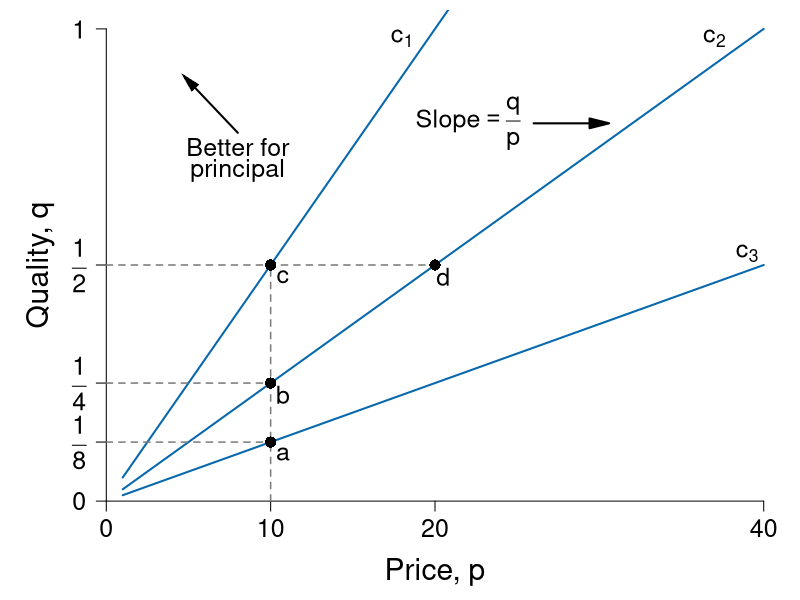

Here is the R script that generated this plot:
require(ggplot2)
require(shape)
pdf(file = "information_power/principal_isoprofit.pdf", width = 9, height = 7)

#Set parameters for graphics
axislabelsize <- 1.8
labelsize <- 1.5
namesize <- 1.8
annotatesize <- 1.5
graphlinewidth <- 2
segmentlinewidth <- 1.5

COL <- c("#7fc97f", "#beaed4", "#fdc086", "#ffff99", "#386cb0", "#f0027f", "#bf5b17", "#666666")
COLA <- c("#e0f3db", "#99d8c9","#66c2a4","#41ae76", "#238b45", "#005824")
COLB <- c("#c6dbef", "#4eb3d3", "#2b8cbe", "#0868ac","#084081")
COLC <- c("#fcfbfd", "#efedf5", "#dadaeb", "#bcbddc", "#9e9ac8", "#807dba", "#6a51a3", "#54278f", "#3f007d")
grays <- gray.colors(25, start = 1, end = 0)

solowCondition <- function(p, delta = 5, slope = 8){
  (p*(1/(slope*delta)))
}

par(mar =  c(4, 4, 0.5, 0.5))
xlims <- c(0, 40)
ylims <- c(0, 1)


plot(0, 0, xlim = xlims, ylim = ylims, type = "n",
     xlab = "",
     ylab = "",
     xaxt = "n", yaxt = "n", cex.lab = axislabelsize, bty = "n")

npts <- 500 
npts2 <- 501
#Specify the sequences of points for graphing. 
xx1 <- seq(10, xlims[2], length.out = npts)
xx2 <- seq(1, xlims[2], length.out = npts)

#Draw the lines for the graphs
lines(xx2, solowCondition(xx2, delta = 5, slope = 4), col = COLB[4], lwd = graphlinewidth)
lines(xx2, solowCondition(xx2, delta = 5), col = COLB[4], lwd = graphlinewidth)
lines(xx2, solowCondition(xx2, delta = 5, slope = 16), col = COLB[4], lwd = graphlinewidth)

#Customize ticks and labels for the plot
ticksy <- c(0, 0.125, 0.25, 0.5, 1)
ylabels <- c(0, expression(paste(frac(1,8))),expression(paste(frac(1,4))),expression(paste(frac(1,2))), 1)
ticksx <- c(0, 10, 20, 40)
xlabels <- c(0, 10, 20, 40)
axis(1, at = ticksx, pos = 0, labels = xlabels, cex.axis = annotatesize)
axis(2, at = ticksy, pos = 0, labels = ylabels, las = 1, cex.axis = annotatesize)

mtext(expression(paste("Price, ", p)), side=1, line = 2.5, cex = axislabelsize)
text(-4, ylims[2] - 0.5*(ylims[2] - ylims[1]), expression(paste("Quality, ", q)), xpd = TRUE, cex = axislabelsize, srt = 90) 


#Annotation of the three graphs and the NE
# text(18, 0.98, expression(paste(pi[3])), cex = annotatesize)
# text(37, 0.98, expression(paste(pi[2])), cex = annotatesize)
# text(39, 0.525, expression(paste(pi[1])), cex = annotatesize)
text(18, 0.98, expression(paste(c[1])), cex = annotatesize)
text(37, 0.98, expression(paste(c[2])), cex = annotatesize)
text(39, 0.525, expression(paste(c[3])), cex = annotatesize)

#Lines for the coordinates of the Nash equilbrium
segments(0, 0.5, 20, 0.5, lty = 2, col = grays[20], lwd = segmentlinewidth)
segments(10, 0, 10, 0.5, lty = 2, col = grays[20], lwd = segmentlinewidth)
segments(0, 0.25, 10, 0.25, lty = 2, col = grays[20], lwd = segmentlinewidth)
segments(0, 0.125, 10, 0.125, lty = 2, col = grays[20], lwd = segmentlinewidth)

#Add a point for the NE
points(20, 0.5, pch = 16, col = "black", cex = 1.5)
text(20 + 0.5, 0.5 - 0.025, expression(paste(d)), cex = annotatesize)

points(10, 0.5, pch = 16, col = "black", cex = 1.5)
text(10 + 0.75, 0.5 - 0.025, expression(paste(c)), cex = annotatesize)

points(10, 0.25, pch = 16, col = "black", cex = 1.5)
text(10 + 0.75, 0.25  - 0.025, expression(paste(b)), cex = annotatesize)

points(10, 0.125, pch = 16, col = "black", cex = 1.5)
text(10 + 0.75, 0.125 - 0.025, expression(paste(a)), cex = annotatesize)

#Arrow to Slope of BRF
# Arrows(14.2, 0.12, 12.2, 0.12, col = "black", lty = 1, lwd = 2, arr.type = "triangle")
# text(16.8, 0.12, expression(paste("Slope = ", q[p])))

#Arrow to Slope of isoprofit
Arrows(26, 0.80, 30, 0.80, col = "black", lty = 1, lwd = 2, arr.type = "triangle")
text(22, 0.80, expression(paste("Slope", phantom() == frac(q, p))), cex = annotatesize)

text(8, 0.75, expression("Better for"), cex = labelsize)
text(8, 0.7, expression("principal"), cex = labelsize)
Arrows(8, 0.78, 5, 0.89, col = "black", lty = 1, lwd = 2, arr.type = "triangle", arr.lwd = 0.5)


#Arrows(20, 0.15, 25, 0.22, col = "black", lty = 1, lwd = 2, arr.type = "triangle")
#text(22, 0.10, expression(paste("Better for principal")), cex = annotatesize)



dev.off()
